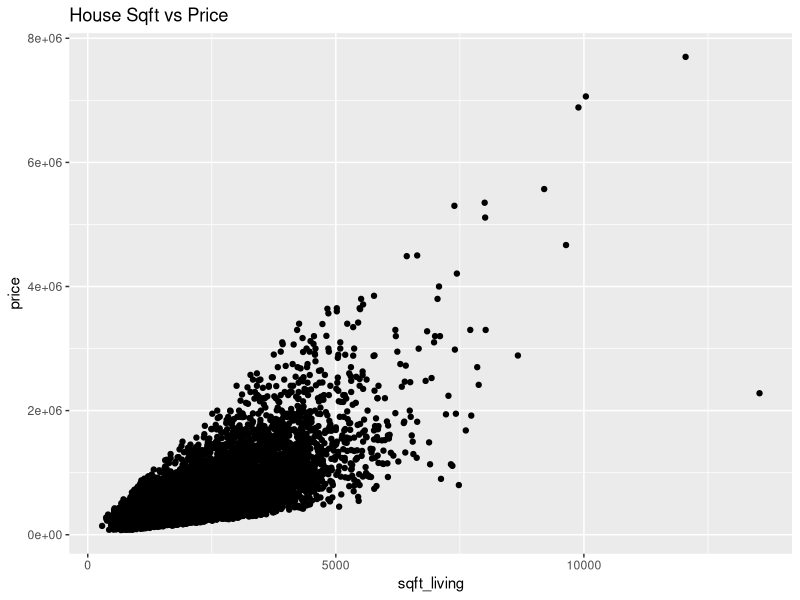
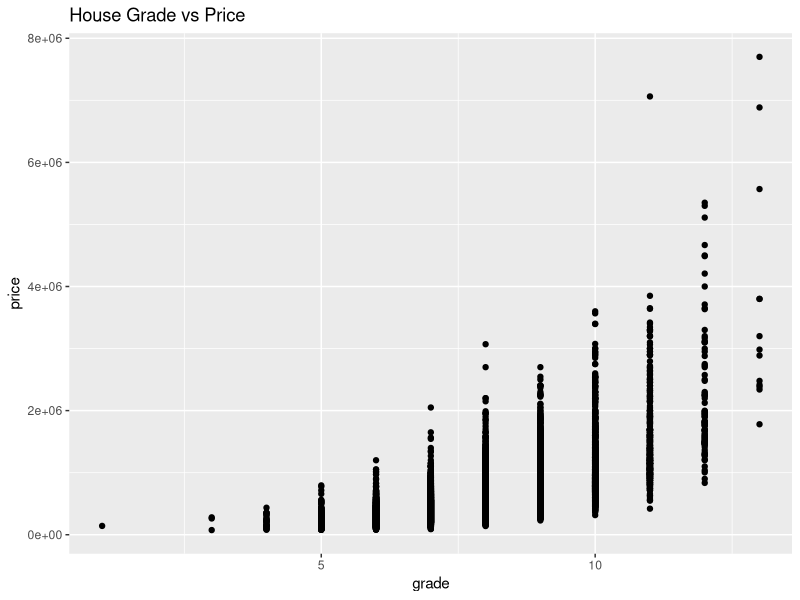
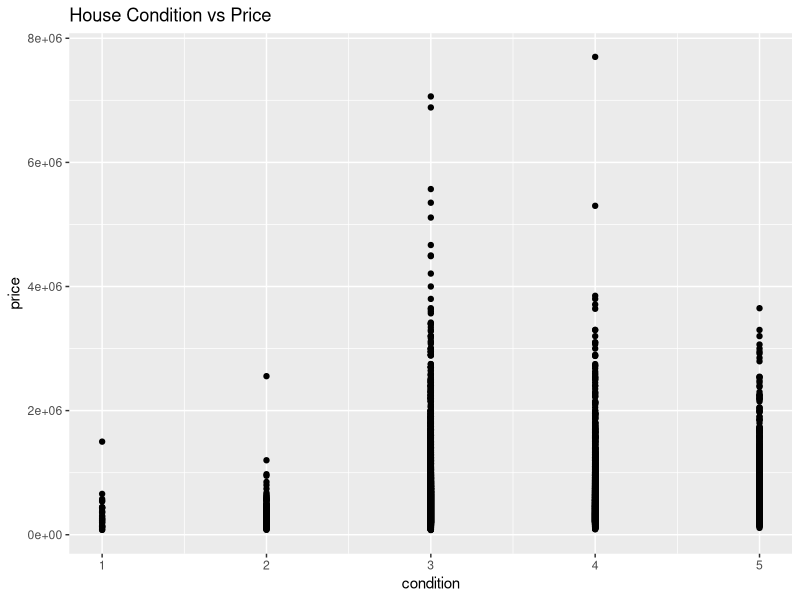
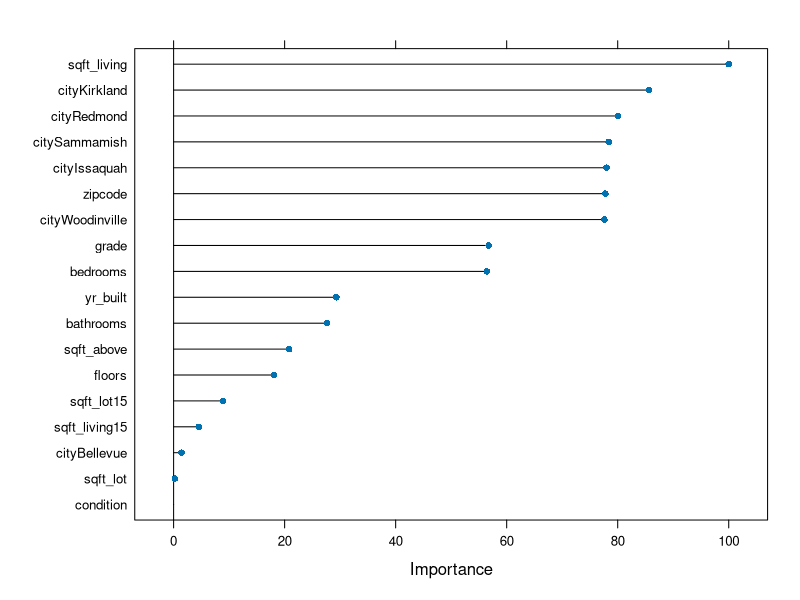
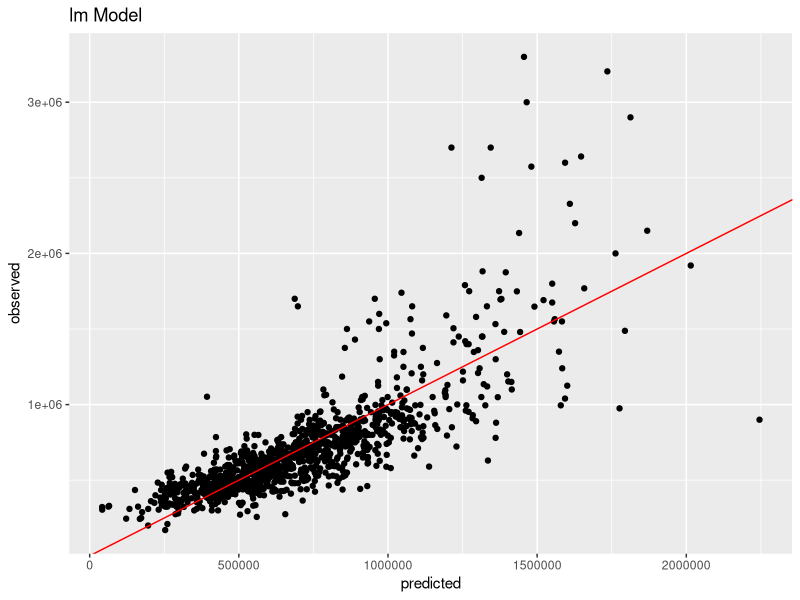

R code for these plots, in order: (Note: this script raises an error after producing the figures.)
## ---- chunk 1
library(dplyr)
library(ggplot2)
library(caret)

setwd("~/Documents/220/Final Project")

# I modified the provided King County housing data with a supplemental data source that included the city each zip code corresponds to. I merged the two tables in using Power Query, which resulted in adding in another column for the city. 

houses = read.delim('kc_house_data_mod.csv', sep = ',', header = TRUE)

head(houses)

set.seed(1243)

## ---- chunk 2
# EDA

# Let'stake a look at what the avergae home price is for each city
avg_price_city <- houses %>% group_by(city)%>% summarize(avg_price = mean(price))

avg_price_city

# Medina, Mercer Island, and Bellevue seem to be the most expensive cities in King County!

ggplot(houses, aes( x = sqft_living, y = price)) +
  geom_point() +
  labs(title = 'House Sqft vs Price')

ggplot(houses, aes( x = grade, y = price)) +
  geom_point() +
  labs(title = 'House Grade vs Price')

ggplot(houses, aes( x = condition, y = price)) +
  geom_point() +
  labs(title = 'House Condition vs Price')

# positive correlation between square feet and price, and house grade and price. Condition does seems to affect price, however it does not seem to have as strong of a positive correlation as the other varibles. 

## ---- chunk 3
# feature engineering

# As mentioned above, I pulled additional data from the web that provided the city name that corresponds to each zipcode. I then merged that data table on the zipcode column using Power Query to add the city column to the dataset. I did this so that I could easily filter the dataset to only include Eastside homes. 

houses <- houses %>% mutate(city = as.character(city))

# filter to only include houses located in Eastside cities. 

east <- houses %>% filter(city == 'Bellevue' | city == 'Kirkland' | city == 'Redmond' | city == 'Woodinville' | city == 'Issaquah' | city == 'Newcastle' | city == 'Sammamish' | city == 'Bothell')

# create binary columns for city

city = model.matrix(~ city - 1, data = east)

east = cbind(east, city)

# remove city column since the dataset now has binary columsn for cities. Also removing other uneeded columns for model

east = select(east, -city, -id, -date, -lat, -long)

head(east)

## ---- chunk 4
# split into test and training sets

in_train = createDataPartition(y = east$price,
                               p = 0.8,  
                               list = FALSE)

east_train = east[in_train, ]
east_test = east[-in_train, ]

# Preprocess

nearZeroVar(east_train, saveMetrics = TRUE)

preprocessing_steps2 = preProcess(select(east, waterfront, view, sqft_basement, yr_renovated, cityBothell), 
                                 method = c('nzv'))

east_train_proc2 = predict(preprocessing_steps2, newdata=east_train) 
east_test_proc2 = predict(preprocessing_steps2, newdata=east_test)

## ---- chunk 5
# Model Fitting

# First Model 

linear_model = train(price ~ .,
                  data = east_train_proc2,
                  method = 'lm',
                  metric = 'MAE')

pred_linear = predict(linear_model, newdata = east_test_proc2)

postResample(pred = pred_linear, obs = east_test_proc2$price)

summary(linear_model)
plot(varImp(linear_model))

linear_model

errors = data.frame(predicted = pred_linear, 
                    observed = east_test_proc2$price, 
                    error = pred_linear - east_test_proc2$price)

ggplot(data = errors, aes(x = predicted, y = observed)) + 
  geom_point() + 
  geom_abline(intercept = 0, slope = 1, color = 'red') +
  labs(title = 'lm Model')

# the MAE is 136862.7 dollars
 
## ---- chunk 6
# Second Model

lasso_model = train(price ~ cityKirkland + sqft_living + cityRedmond + citySammamish + cityWoodinville + cityIssaquah + cityBellevue + grade + bedrooms +bathrooms + zipcode,
                  data = east_train_proc2,
                  method = 'lasso',
                  metric = 'MAE',
                  tuneLength = 10, 
                  trControl = trainControl(method = 'cv', number = 8))

pred_lasso = predict(lasso_model, newdata = east_test_proc2)

summary(lasso_model)

lasso_model

errors2 = data.frame(predicted = pred_lasso, 
                    observed = east_test_proc2$price, 
                    error = pred_lasso - east_test_proc2$price)

ggplot(data = errors2, aes(x = predicted, y = observed)) + 
  geom_point() + 
  geom_abline(intercept = 0, slope = 1, color = 'red') +
  labs(title = 'Lasso Regression Model')

# the MAE is 136395.6 dollars

## ---- chunk 7
# If I want a good condition and good grade 4 bedroom 3 bath house in Kirkland, what price can I expect?

my_house = data_frame(bedrooms = as.integer(4), bathrooms = 3, sqft_living = 1800.0, sqft_lot = 0.6, floors = 2, condition = as.integer(8), grade = as.integer(8), sqft_above = 0.5, yr_built = as.integer(2000), zipcode = 98034, sqft_living15 = as.integer(1800.0), sqft_lot15 = as.integer(5000), cityBellevue = 0, cityIssaquah = 0, cityKirkland = 1, cityRedmond = 0, citySammamish = 0, cityWoodinville = 0)

my_house

my_house_pred = predict(lasso_model, newdata = my_house)

my_house_pred

#Given my desired inputs of a house in 4 bedroom 3 bath with 1800 square feet in Kirkland with grade and conditions of 8, the lasso model predicted the price would be $566,071.7. This is well below the average house price in Kirkland of $646,374.2 as identified earlier in this notebook. Ultimately the lasso model performed slightly better than the standard linear model at predicting home prices, however the error was still pretty large.

